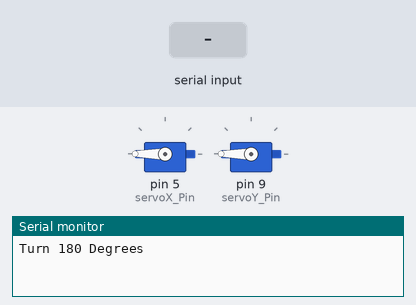
Recording of a sketch running on a simulated Arduino Uno, built with avr-gcc and run on an emulated ATmega328P. On the bench: 2 × servo, the last lines printed to the serial monitor. Inputs (shaded band) come from the test bench.

Above: at 1.2 s.
1.3 s: "90,45\n" received over Serial
At 3.7 s:
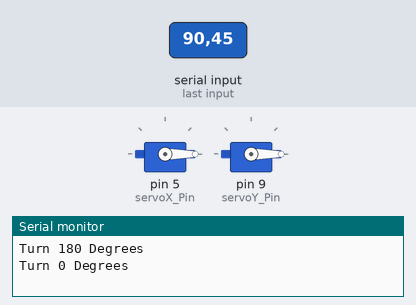
17.5 s: "30,150\n" received over Serial
At 23.1 s:
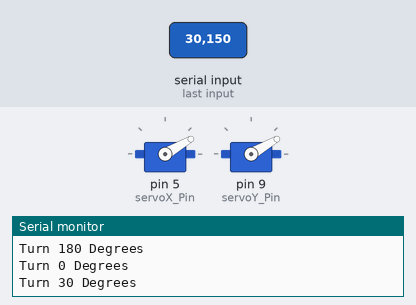
Timing chart, 0 to 36.5 s (numbered marks = the images above; inputs shaded):
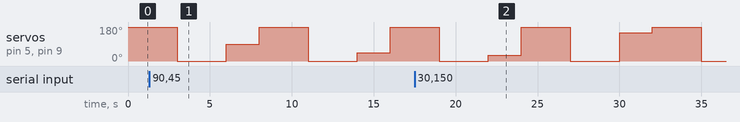

The sketch:

servotest.ino
```cpp
#include <Servo.h>

Servo Servo_X; // create a servo object
Servo Servo_Y;

int servoX_Pin = 5; // set the servo pin
int servoY_Pin = 9; // set the servo pin
int angle;

void setup() {
  Serial.begin(9600);
  Servo_X.attach(servoX_Pin); // attach the servo to the specified pin
  Servo_Y.attach(servoY_Pin);
}

void loop() {
  // rotate the servo to 90 degrees
  if (Serial.available() > 0) { // check if there is data available on the serial port
    angle = Serial.parseInt(); // read the incoming byte

    Serial.print("Turn ");
    Serial.print(angle);
    Serial.println(" Degrees");
    Servo_X.write(angle);
    Servo_Y.write(angle);
    delay(2000);
  }

  // rotate the servo to 180 degrees
  Serial.println("Turn 180 Degrees");
  Servo_X.write(180);
  Servo_Y.write(180);
  delay(3000);

  // return the servo to 0 degrees
  Serial.println("Turn 0 Degrees");
  Servo_X.write(0);
  Servo_Y.write(0);
  delay(3000);
}
```
